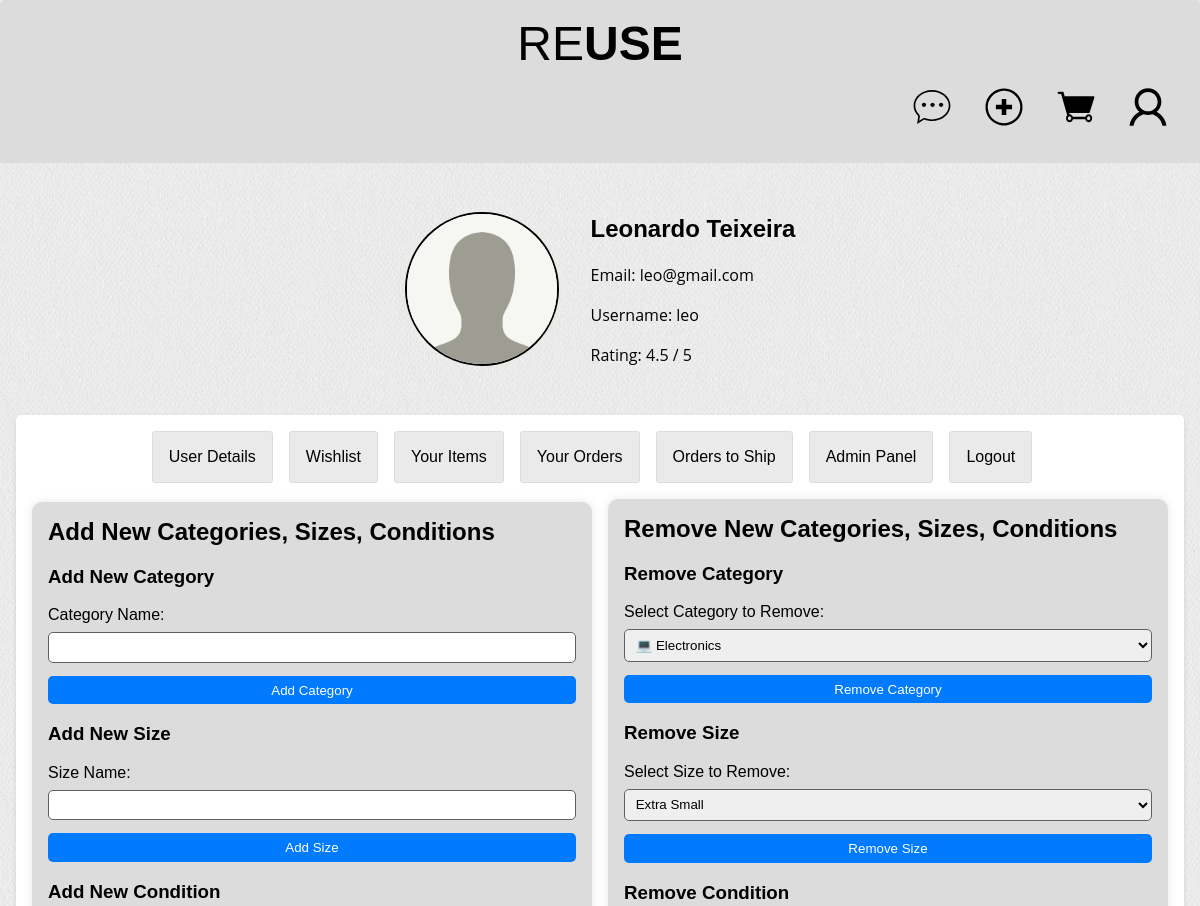
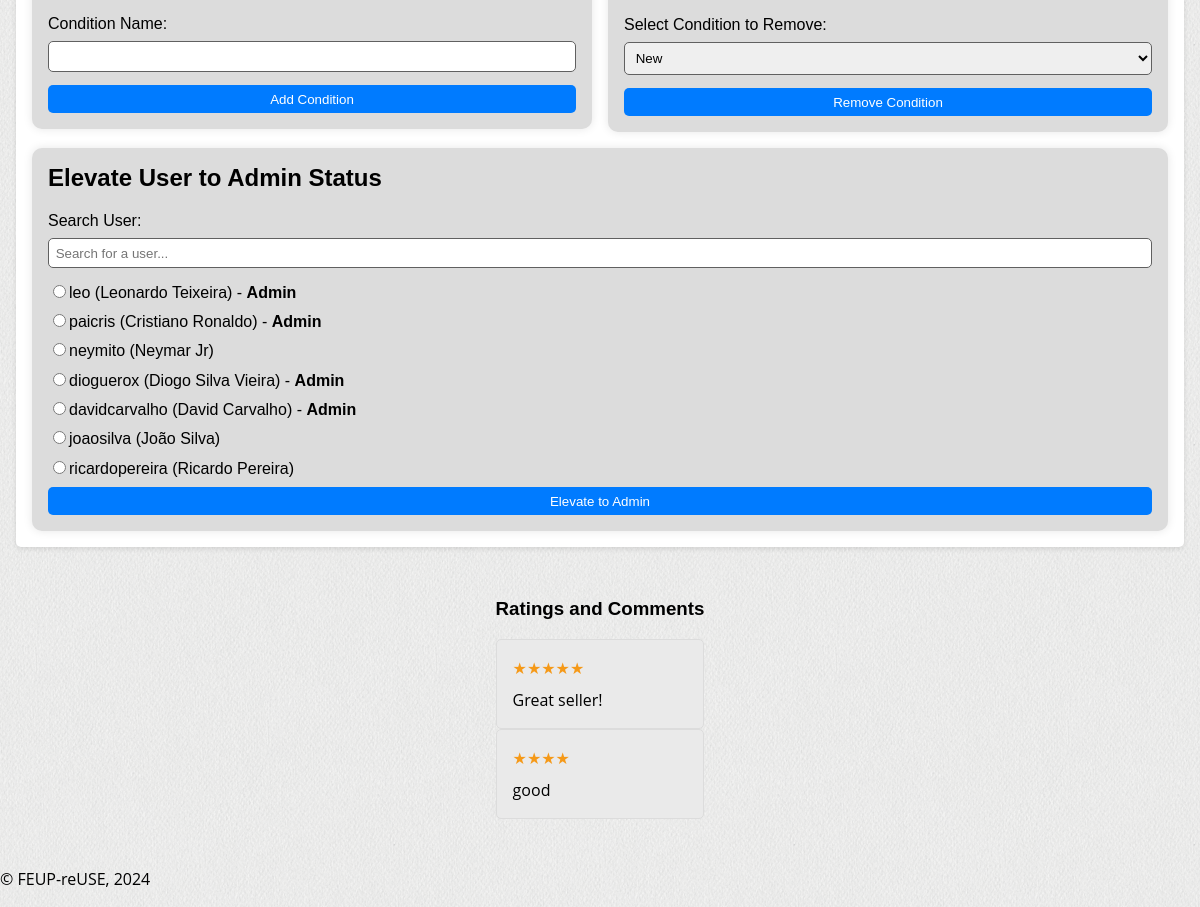
Before: /pages/admin-page.php (signed in) with the older database file (2 pictures, top to bottom).
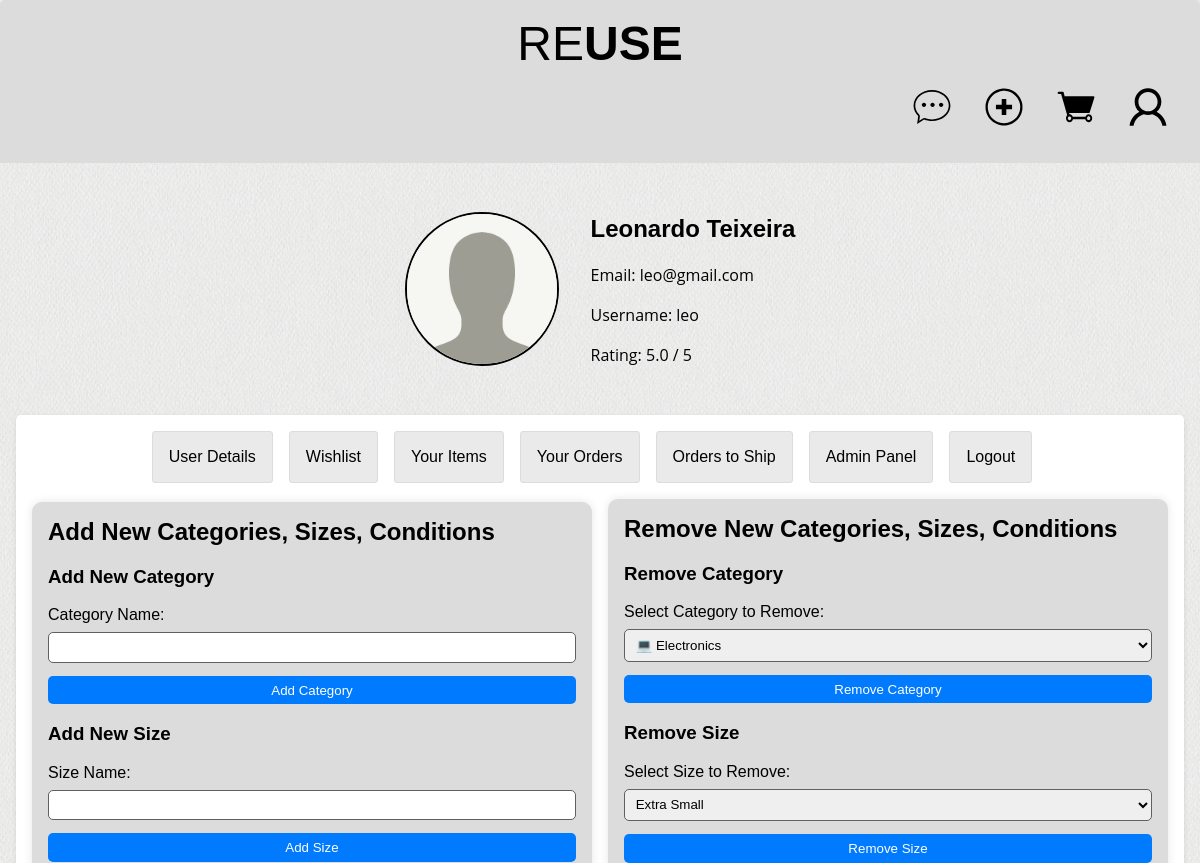
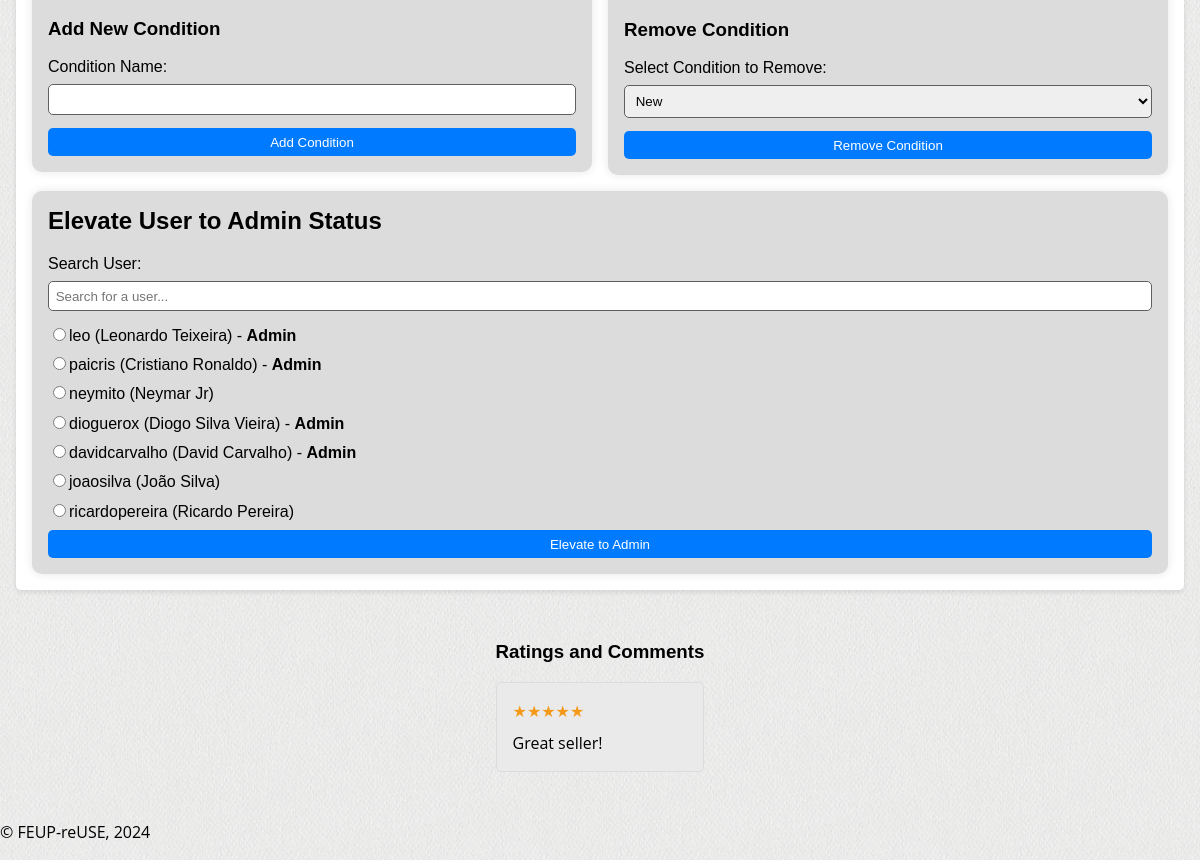
After: the same page with the newer database file (2 pictures, top to bottom).
### tables this page shows
CREATE TABLE Users (
    idUser INTEGER PRIMARY KEY,
    name TEXT NOT NULL,
    username TEXT UNIQUE NOT NULL,
    password TEXT NOT NULL,
    email TEXT UNIQUE NOT NULL,
    isAdmin BOOLEAN NOT NULL DEFAULT 0
);

CREATE TABLE Ratings (
    idRating INTEGER PRIMARY KEY AUTOINCREMENT,
    idUser INTEGER NOT NULL,
    rating INTEGER NOT NULL,
    comment TEXT,
    timestamp TIMESTAMP DEFAULT CURRENT_TIMESTAMP,
    CONSTRAINT CHECK_Rating CHECK (rating BETWEEN 1 AND 5),
    FOREIGN KEY (idUser) REFERENCES Users(idUser)
);

### pages/admin-page.php (called while the page is built, shortened)
<?php
require_once(__DIR__ . '/../utils/session.php');
$session = new Session();
require_once(__DIR__ . '/../database/users.class.php');
require_once(__DIR__ . '/../database/condition.class.php');
require_once(__DIR__ . '/../templates/common.tpl.php');
require_once(__DIR__ . '/../templates/users.tpl.php');
require_once(__DIR__ . '/../templates/admin.tpl.php');
$db = getDatabaseConnection();
$user = User::getUserById($db, $session->getId());
drawProfileTop($db, $user);
drawAdminDashboard($db);
drawProfileBotton($db, $user);
drawComments($db, $user->idUser, 15);
?>

### database/users.class.php (called while the page is built, shortened)
<?php
class User {
    public function __construct(int $idUser, string $name, string $username, string $password, string $email, bool $isAdmin) {
        $this->idUser = $idUser;
        $this->name = $name;
        $this->username = $username;
        $this->email = $email;
        $this->isAdmin = $isAdmin;
    }
    public static function getUserById(PDO $db, int $idUser): ?User {
        $stmt = $db->prepare('SELECT * FROM Users WHERE idUser = ?');
        $stmt->execute([$idUser]);
        $user = $stmt->fetch();
        return new User($user['idUser'], $user['name'], $user['username'], $user['password'], $user['email'], (bool) $user['isAdmin']);
    }
    public static function getAllUsers(PDO $db): array {
        $stmt = $db->prepare('SELECT * FROM Users');
        $stmt->execute();
        $users = $stmt->fetchAll();
        $result = [];
        foreach ($users as $user) {
            $result[] = new User($user['idUser'], $user['name'], $user['username'], $user['password'], $user['email'], (bool) $user['isAdmin']);
        }
        return $result;
    }
}
?>

### utils/session.php (called while the page is built, shortened)
<?php
  class Session {
    public function getId() : ?int {
      return isset($_SESSION['id']) ? $_SESSION['id'] : null;
    }
  }
?>

### database/rating.class.php (called while the page is built, shortened)
<?php
require_once 'users.class.php';
class Rating {
    public static function getRatingsByUser(PDO $db,int $userId, int $limit): array {
        $stmt = $db->prepare('SELECT * FROM Ratings WHERE idUser = ? LIMIT ?');
        $stmt->execute(array($userId, $limit));
        return $stmt->fetchAll();
    }
    public static function getAverageRating(PDO $db, int $userId): ?float {
        $stmt = $db->prepare('SELECT avg(rating) FROM Ratings WHERE idUser = ?');
        $stmt->execute(array($userId));
        $avg = $stmt->fetchColumn();
        return $avg === false ? null : (float)$avg;
    }
}
?>

### templates/admin.tpl.php (the view, shortened to what the changed rows need)
<?php function drawAdminDashboard(PDO $db) { ?>
    <section id="admin">
    <article>
        <h2>Add New Categories, Sizes, Conditions</h2>
    </article>
    <article>
        <h2>Remove New Categories, Sizes, Conditions</h2>
    </article>
    <article>
        <h2>Elevate User to Admin Status</h2>
        <form action="../actions/action_elevate_user.php" method="post">
            <div id="user_list">
                <?php
                $users = User::getAllUsers($db);
                foreach ($users as $user) {
                    if ($user->isAdmin){
                        echo "<div><input type='radio' id='user_{$user->idUser}' name='user_id' value='{$user->idUser}'><label for='user_{$user->idUser}'>" . htmlentities($user->username) . " (" . htmlentities($user->name) . ") - <strong>Admin</strong></label></div>";
                    }
                    else {
                        echo "<div><input type='radio' id='user_{$user->idUser}' name='user_id' value='{$user->idUser}'><label for='user_{$user->idUser}'>" . htmlentities($user->username) . " (" . htmlentities($user->name) . ")</label></div>";
                    }
                }
                ?>
            </div>
        </form>
    </article>
</section>
<?php } ?>

### templates/users.tpl.php (shortened to what the changed rows need)
<?php
    require_once(__DIR__ . '/../database/users.class.php');
    require_once(__DIR__ . '/../database/rating.class.php');
?>
<?php function drawProfileTop($db, $user) {
    $loggedId = $_SESSION['id'] ?? null;
    $condition = $loggedId === $user->idUser;
    $averageRating = Rating::getAverageRating($db, $user->idUser);
?>
    <section id="user-profile">
        <div class="profile-info">
            <div class="profile-details">
                <h2><?= htmlentities($user->name) ?></h2>
                <p>Email: <?= htmlentities($user->email) ?></p>
                <p>Username: <?= htmlentities($user->username) ?> </p>
                <?php if ($averageRating !== null && $averageRating !== 0.0) { ?>
                    <p>Rating: <?= number_format((float)htmlentities((string)$averageRating), 1)?> / 5 </p>
                <?php } ?>
            </div>
        </div>
        <?php if ($condition) { ?>
        <div class="profile-content">
            <div id="content-container">
    <?php }
} ?>
<?php function drawProfileBotton($db, $user) {
    $loggedId = $_SESSION['id'] ?? null;
    $condition = $loggedId === $user->idUser;
    if ($condition) { ?>
        </div>
    </div>
    <?php } ?>
<?php } ?>
<?php function drawComments($db, $userId, $limit) {  ?>
    <div class = "comments">
        <?php
        $comments = Rating::getRatingsByUser($db, $userId, $limit);
        if ($comments) { ?>
            <?php
            foreach ($comments as $comment) {
                $rating = htmlentities((string)$comment['rating']);
                $commentText = htmlentities($comment['comment']);
                ?>
                <div class="comment-info">
                    <p><span class="comment-stars"><?= str_repeat('&#9733;',(int) $rating) ?></span> </p>
                    <?php if ($commentText) { ?>
                        <p><?= $commentText ?> </p>
                    <?php } ?>
                </div>
                <?php
            }
        }
        ?>
    </div>
    </section>
<?php } ?>

Changed rows visible on the page:
removed ratings: rating "★★★★", comment "good"
Other visible differences:
$averageRating: "4.5" → "5.0"
